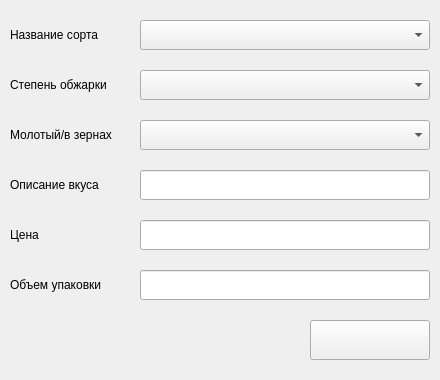
<?xml version="1.0" encoding="UTF-8"?>
<ui version="4.0">
 <class>Form</class>
 <widget class="QWidget" name="Form">
  <property name="geometry">
   <rect>
    <x>0</x>
    <y>0</y>
    <width>440</width>
    <height>380</height>
   </rect>
  </property>
  <property name="windowTitle">
   <string>Form</string>
  </property>
  <widget class="QLabel" name="label">
   <property name="geometry">
    <rect>
     <x>10</x>
     <y>25</y>
     <width>110</width>
     <height>20</height>
    </rect>
   </property>
   <property name="text">
    <string>Название сорта</string>
   </property>
  </widget>
  <widget class="QLabel" name="label_2">
   <property name="geometry">
    <rect>
     <x>10</x>
     <y>75</y>
     <width>110</width>
     <height>20</height>
    </rect>
   </property>
   <property name="text">
    <string>Степень обжарки</string>
   </property>
  </widget>
  <widget class="QLabel" name="label_3">
   <property name="geometry">
    <rect>
     <x>10</x>
     <y>125</y>
     <width>110</width>
     <height>20</height>
    </rect>
   </property>
   <property name="text">
    <string>Молотый/в зернах</string>
   </property>
  </widget>
  <widget class="QComboBox" name="type">
   <property name="geometry">
    <rect>
     <x>140</x>
     <y>120</y>
     <width>290</width>
     <height>30</height>
    </rect>
   </property>
  </widget>
  <widget class="QLabel" name="label_4">
   <property name="geometry">
    <rect>
     <x>10</x>
     <y>175</y>
     <width>110</width>
     <height>20</height>
    </rect>
   </property>
   <property name="text">
    <string>Описание вкуса</string>
   </property>
  </widget>
  <widget class="QLineEdit" name="taste">
   <property name="geometry">
    <rect>
     <x>140</x>
     <y>170</y>
     <width>290</width>
     <height>30</height>
    </rect>
   </property>
  </widget>
  <widget class="QPushButton" name="button">
   <property name="geometry">
    <rect>
     <x>310</x>
     <y>320</y>
     <width>120</width>
     <height>40</height>
    </rect>
   </property>
   <property name="text">
    <string/>
   </property>
  </widget>
  <widget class="QComboBox" name="sort">
   <property name="geometry">
    <rect>
     <x>140</x>
     <y>20</y>
     <width>290</width>
     <height>30</height>
    </rect>
   </property>
  </widget>
  <widget class="QComboBox" name="roasting">
   <property name="geometry">
    <rect>
     <x>140</x>
     <y>70</y>
     <width>290</width>
     <height>30</height>
    </rect>
   </property>
  </widget>
  <widget class="QLabel" name="label_5">
   <property name="geometry">
    <rect>
     <x>10</x>
     <y>225</y>
     <width>110</width>
     <height>20</height>
    </rect>
   </property>
   <property name="text">
    <string>Цена</string>
   </property>
  </widget>
  <widget class="QLineEdit" name="price">
   <property name="geometry">
    <rect>
     <x>140</x>
     <y>220</y>
     <width>290</width>
     <height>30</height>
    </rect>
   </property>
  </widget>
  <widget class="QLabel" name="label_6">
   <property name="geometry">
    <rect>
     <x>10</x>
     <y>275</y>
     <width>110</width>
     <height>20</height>
    </rect>
   </property>
   <property name="text">
    <string>Объем упаковки</string>
   </property>
  </widget>
  <widget class="QLineEdit" name="volume">
   <property name="geometry">
    <rect>
     <x>140</x>
     <y>270</y>
     <width>290</width>
     <height>30</height>
    </rect>
   </property>
  </widget>
  <widget class="QLabel" name="error">
   <property name="geometry">
    <rect>
     <x>10</x>
     <y>320</y>
     <width>221</width>
     <height>40</height>
    </rect>
   </property>
   <property name="text">
    <string/>
   </property>
  </widget>
 </widget>
 <resources/>
 <connections/>
</ui>
